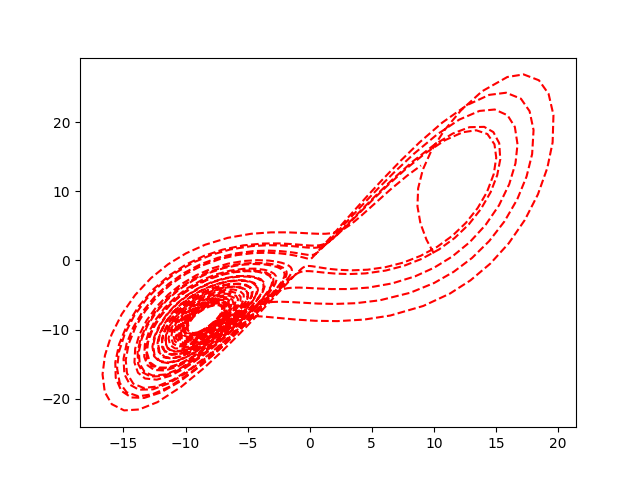

The Python source for this figure:
import numpy as np
import matplotlib.pyplot as plt

data = np.loadtxt("simulation.txt")

time = data[:,0]
x = data[:,1]
xd = data[:,2]
xdd = data[:,3]

plt.plot(x,xd, 'r--')
plt.savefig("plot.png")
